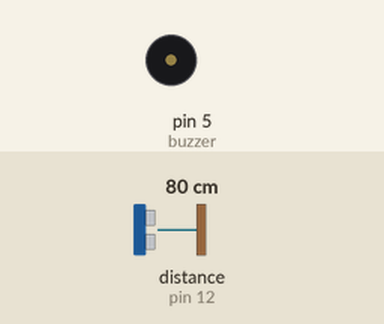
This sketch was run on a simulated Arduino Uno, built with avr-gcc and run on an emulated ATmega328P. On the bench: buzzer (waves = sounding). Wiring (inferred from the names in the program): ultrasonic range finder: trigger pin 13; echo pin 12. The test bench sets the inputs (shaded band); at power-on: distance to the obstacle (sensor on pin 12) 80 cm. The echo pulse lasts 58.3 µs per cm.

Above: at 1.2 s.
1.3 s: distance to the obstacle (sensor on pin 12) set to 39 cm
2.8 s: distance to the obstacle (sensor on pin 12) set to 33 cm
At 5.6 s:
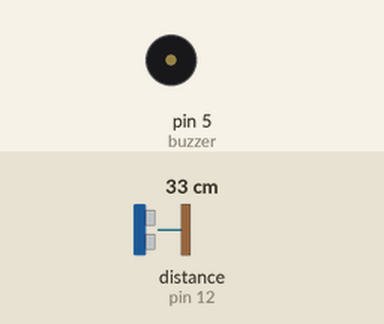
5.8 s: distance to the obstacle (sensor on pin 12) set to 60 cm
At 6.6 s:
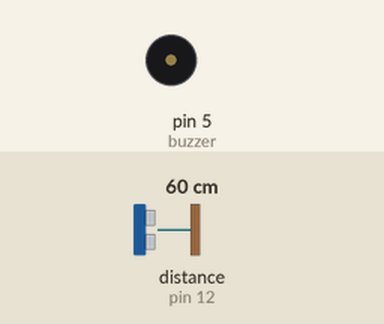
7.3 s: distance to the obstacle (sensor on pin 12) set to 35 cm
At 7.9 s:
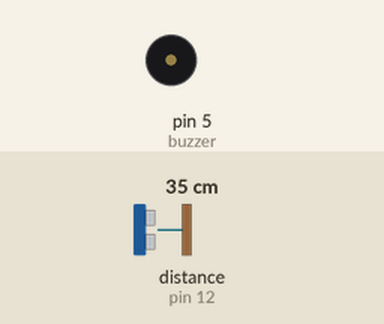
Timing chart, 0 to 11.3 s (numbered marks = the images above; inputs shaded):
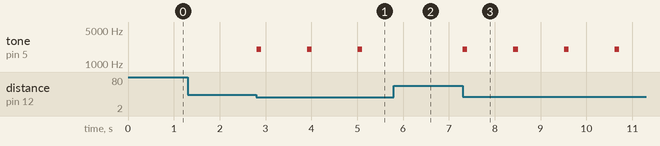

The sketch:

PARKING_SENSOR.ino
```cpp
const int trigPin1 = 13;
const int echoPin1 = 12;
const int buzzer=5;
void setup() {
  // put your setup code here, to run once:
  pinMode(trigPin1,OUTPUT);
  pinMode(echoPin1,INPUT);
  pinMode(buzzer,OUTPUT);
}

void loop() {
  // put your main code here, to run repeatedly:
  digitalWrite(trigPin1,HIGH);
  delayMicroseconds(1000);
  digitalWrite(trigPin1,LOW);
  int duration = pulseIn(echoPin1,HIGH);
  int distance = (duration/2)/29.1;
  if(distance<20){
    tone(buzzer,3000);
    delay(100);
    noTone(buzzer);
    delay(100);
  }
  else if(distance<35){
    tone(buzzer,2000);
    delay(100);
    noTone(buzzer);
    delay(1000);
  }
}
```

Measured:
- the behaviour switches between 36 and 35 cm on distance to the obstacle (sensor on pin 12) (found by bisection; images 0 and 1)
- after the input at 1.3 s, every drawn part: stays the same
- after the input at 2.8 s, tone on pin 5 (buzzer): alternates 2000 Hz for 0.10 s and silent for 1.0 s, starting at once
- after the input at 5.8 s, tone on pin 5 (buzzer): stays silent (without the input it goes to 2000 Hz after 0.32 s)
- after the input at 7.3 s, tone on pin 5 (buzzer): alternates 2000 Hz for 0.10 s and silent for 1.0 s, starting at once
